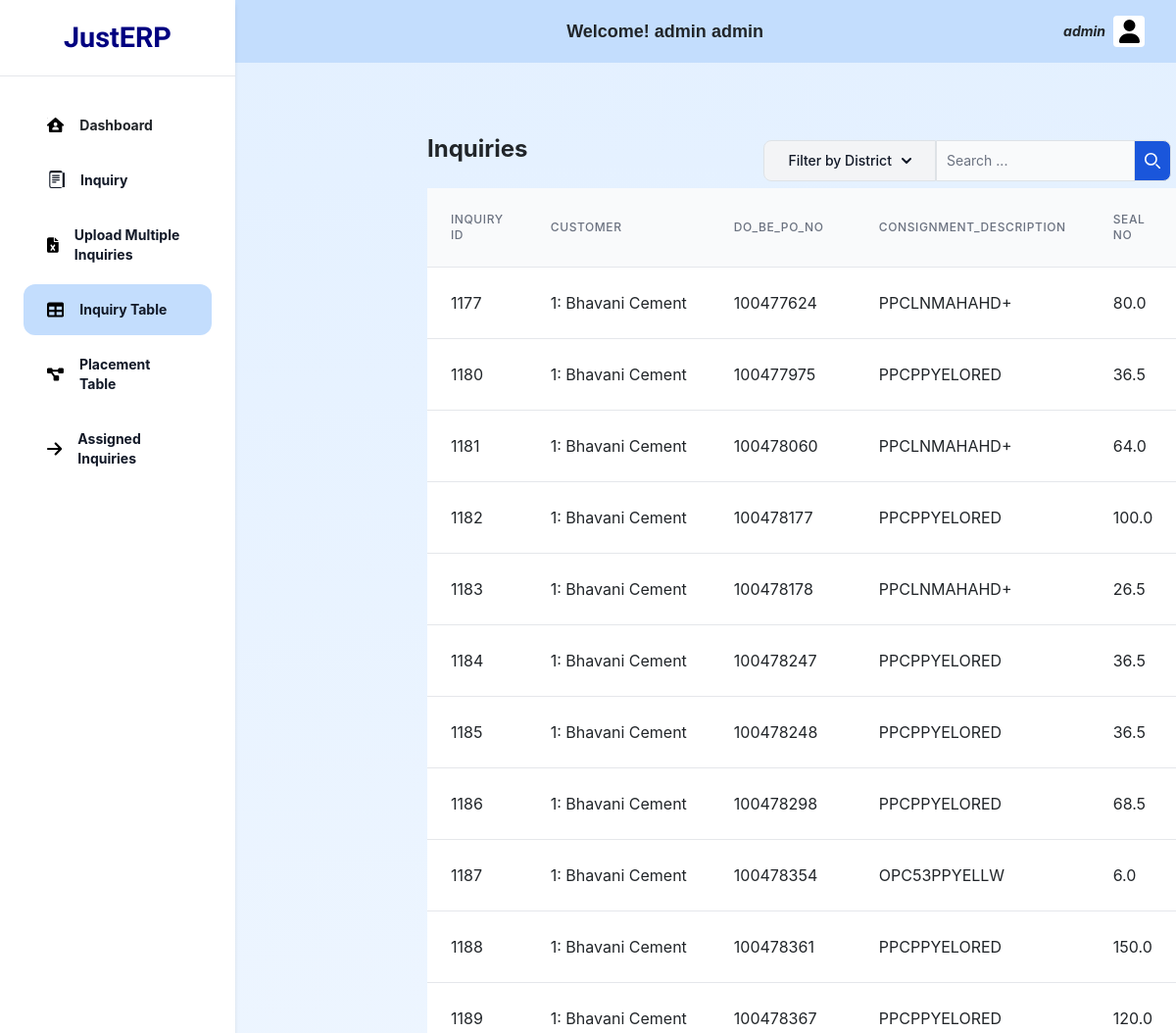
/inquiry/inquiry-table (signed in, upper part), run on an earlier commit of the app's database.
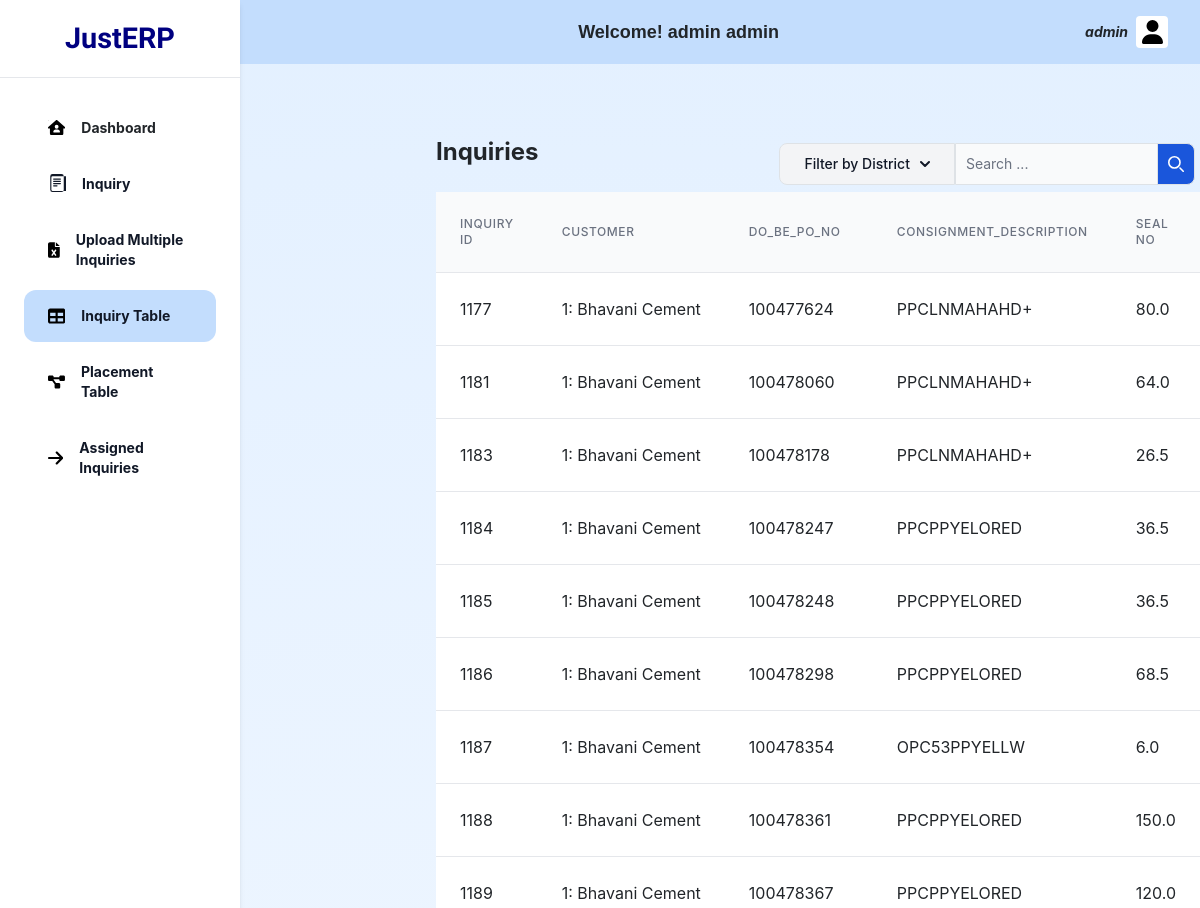
And on a later commit of the database.
### inquiry/models.py (models this page shows, shortened)
class Inquiry(models.Model):
    inquiry_id=models.AutoField(primary_key=True)
    customer = models.ManyToManyField(CompanyProfile)
    DO_BE_PO_NO = models.CharField(max_length=100)
    CONSIGNMENT_DESCRIPTION = models.CharField(max_length=500)
    seal_no = models.CharField(max_length=100)
    container_no = models.CharField(max_length=100)
    truck_details=models.ManyToManyField(TruckDetails)
    truck_type = models.ManyToManyField(TruckType)
    order_quantity = models.ManyToManyField(OrderQuantity)
    length = models.ManyToManyField(TruckLength)
    axel_type = models.ManyToManyField(AxelType)
    loading_by_consignor = models.CharField(max_length=3)
    unloading_by_consignee = models.CharField(max_length=3)
    mode_of_shipment = models.ManyToManyField(ModeOfShipment)
    pickup_address = models.ManyToManyField(Address, related_name='pickup_address', null=True, blank=True)
    freight_value = models.CharField(max_length=100, blank=True, null=True)
    planned_loading_datetime = models.CharField(max_length=200,blank=True, null=True)
    destination_address = models.ManyToManyField(Address, related_name='destination_address', null=True, blank=True)
    price_value = models.CharField(max_length=100, blank=True, null=True)
    planned_unloading_datetime = models.CharField(max_length=200,blank=True, null=True)
    division = models.ManyToManyField(Division, blank=True, null=True)
    cluster = models.ManyToManyField(Cluster,  blank=True, null=True)
    payment_terms = models.ManyToManyField(PaymentTerms,null=True,blank=True)
    credit_days = models.ManyToManyField(CreditDays, blank=True, null=True)
    insurance = models.CharField(max_length=100, blank=True, null=True)
    unmerged_order_quantities=models.CharField(max_length=200, blank=True, null=True)
    metadata = models.JSONField(null=True, blank=True)

### authapp/models.py (models this page shows)
class CompanyProfile(models.Model):
    company_id=models.AutoField(primary_key=True)
    company_name = models.CharField(max_length=100)
    contact_person_name = models.CharField(max_length=100)
    contact_email = models.EmailField()
    contact_phone = models.CharField(max_length=20)
    company_address = models.TextField(blank=True, null=True)
    business_description = models.TextField()
    country = CountryField()
    registration_number = models.CharField(max_length=100, blank=True, null=True)
    budget = models.DecimalField(max_digits=10, decimal_places=2)
    created_at = models.DateTimeField(auto_now_add=True)
    updated_at = models.DateTimeField(auto_now=True)
    def __str__(self):
        return f"{self.company_id}: {self.company_name}"

### inquiry/views.py (the view, shortened to what this page needs)
# urls.py: path('inquiry-table', views.inquiry_table, name="Inquiry Table"),
@login_required
def inquiry_table(request):
    user = request.user
    if user.is_authenticated:
        inquiries = Inquiry.objects.all().prefetch_related('customer', 'truck_details', 'truck_type', 'order_quantity', 'length', 'axel_type', 'mode_of_shipment', 'pickup_address', 'destination_address', 'division', 'cluster')
        addresses = Address.objects.all()
        truck_types = TruckType.objects.all()
        truck_details = TruckDetails.objects.all()
        context = {
            'company_id': user.company.company_id,
            'company_name': user.company.company_name,
            'username': user.username,
            'first_name': user.first_name,
            'last_name': user.last_name,
            'email': user.email,
            'inquiries': inquiries,
            'addresses': addresses,
            'truck_details': truck_details,
            'truck_types': truck_types
        }
        return render(request, 'inquiry/inquiry_table.html', context)
    return HttpResponseBadRequest("User is not authenticated")

### inquiry/models.py (called while the page is built)
    def __str__(self):
        return str(self.truck_capacity)

    def __str__(self):
        return str(self.order_quantity)

    def __str__(self):
        return self.truck_length

    def __str__(self):
        return self.truck_type

    def __str__(self):
        return f"{self.truck_number}-{self.truck_capacity}"

    def __str__(self):
        return self.axel_type

    def __str__(self):
        return self.mode_of_shipment

    def __str__(self):
        return f"{self.address_point},{self.state}"

    def __str__(self):
        return self.division_name

    def __str__(self):
        return self.cluster_name

    def __str__(self):
        return self.payment_terms

    def __str__(self):
        return self.credit_days

### templates/inquiry/inquiry_table.html (shortened to what this page needs)
{% extends 'inquiry/inquiry_base.html' %}
{% block activeintable %}200{% endblock %}
{% block css %}
<link href="https://cdn.jsdelivr.net/npm/tailwindcss@2.2.16/dist/tailwind.min.css" rel="stylesheet">
<link href="https://cdnjs.cloudflare.com/ajax/libs/flowbite/2.3.0/flowbite.min.css" rel="stylesheet" />
{% endblock %}
{% block body %}
<div class="container mx-auto py-10">
    <div class="custom-flex">
        <h2 class="text-2xl font-bold mb-4">Inquiries</h2>
        {% include 'inquiry/search.html' %}
    </div>
    <div class="overflow-x-auto">
        <table class="table-auto min-w-full divide-y divide-gray-200">
            <thead class="bg-gray-50">
                <tr>
                    <th scope="col" class="px-6 py-3 text-left text-xs font-medium text-gray-500 uppercase tracking-wider">Inquiry ID</th>
                    <th scope="col" class="px-6 py-3 text-left text-xs font-medium text-gray-500 uppercase tracking-wider">Customer</th>
                    <th scope="col" class="px-6 py-3 text-left text-xs font-medium text-gray-500 uppercase tracking-wider">DO_BE_PO_NO</th>
                    <th scope="col" class="px-6 py-3 text-left text-xs font-medium text-gray-500 uppercase tracking-wider">CONSIGNMENT_DESCRIPTION</th>
                    <th scope="col" class="px-6 py-3 text-left text-xs font-medium text-gray-500 uppercase tracking-wider">Seal No</th>
                </tr>
            </thead>
            <tbody class="bg-white divide-y divide-gray-200">
                {% for inq in inquiries %}
                <tr>
                    <td class="px-6 py-4 whitespace-nowrap">{{ inq.inquiry_id }}</td>
                    <td class="px-6 py-4 whitespace-nowrap">{{ inq.customer.all|join:", " }}</td>
                    <td class="px-6 py-4 whitespace-nowrap">{{ inq.DO_BE_PO_NO }}</td>
                    <td class="px-6 py-4 whitespace-nowrap">{{ inq.CONSIGNMENT_DESCRIPTION }}</td>
                    <td class="px-6 py-4 whitespace-nowrap">{{ inq.seal_no }}</td>
                </tr>
                {% endfor %}
            </tbody>
        </table>
    </div>
</div>
{% endblock %}

What changed in the data, as far as the page shows it:
removed Inquiry: inquiry_id "1180", customer.all "1: Bhavani Cement", DO_BE_PO_NO "100477975", CONSIGNMENT_DESCRIPTION "PPCPPYELORED", seal_no "36.5"
removed Inquiry: inquiry_id "1182", customer.all "1: Bhavani Cement", DO_BE_PO_NO "100478177", CONSIGNMENT_DESCRIPTION "PPCPPYELORED", seal_no "100.0"
